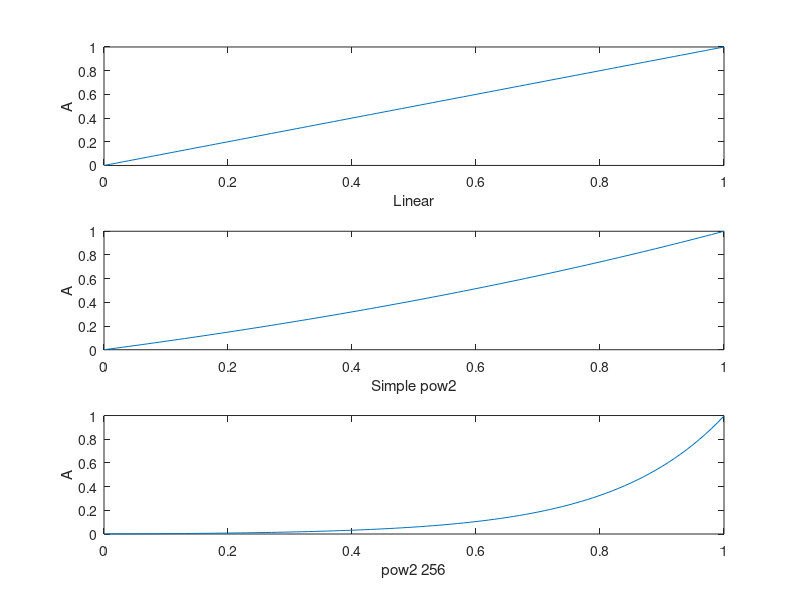

The MATLAB source for this figure:
% Matlab Script Normalized Exponential Function
maxCV = 1.0;
a_in = 0:0.01:1;
a_out_lin = 1 * a_in;
a_out_lin_label = 'Linear';
plot_count = 1;

a_out_exp1 = pow2(a_in) - 1.0;
a_out_exp1_label = 'Simple pow2';
plot_count = plot_count + 1;

a_out_exp2 = ( pow2(8 * a_in) - 1.0 ) / 256.0;
a_out_exp2_label = 'pow2 256';
plot_count = plot_count + 1;

% Doesn't work, because a_in(0) == 1 (must be 0)
%a_out_exp3 = ( pow2(8 * (1.0 - a_in)) - 1.0 ) / 256.0;
%a_out_exp3_label = 'a-in - pow2 258';
%plot_count = plot_count + 1;

keep_aspect_ratio = 0;

figure

subplot(plot_count,1,1);
plot(a_in, a_out_lin);
xlabel(a_out_lin_label);
ylabel('A');
if (keep_aspect_ratio == 1)
    pbaspect([1 1 1]);
end

subplot(plot_count,1,2);
plot(a_in, a_out_exp1);
xlabel(a_out_exp1_label);
ylabel('A');
if (keep_aspect_ratio == 1)
    pbaspect([1 1 1]);
end

subplot(plot_count,1,3);
plot(a_in, a_out_exp2);
xlabel(a_out_exp2_label);
ylabel('A');
if (keep_aspect_ratio == 1)
    pbaspect([1 1 1]);
end

% subplot(plot_count,1,4);
% plot(a_in, a_out_exp3);
% xlabel(a_out_exp3_label);
% ylabel('A');
% if (keep_aspect_ratio == 1)
%     pbaspect([1 1 1]);
% end

